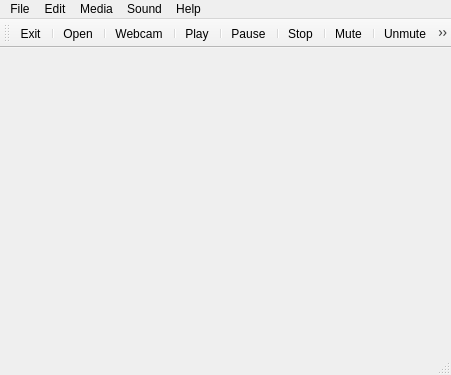
<?xml version="1.0" encoding="UTF-8"?>
<ui version="4.0">
 <class>MainWindow</class>
 <widget class="QMainWindow" name="MainWindow">
  <property name="geometry">
   <rect>
    <x>0</x>
    <y>0</y>
    <width>451</width>
    <height>375</height>
   </rect>
  </property>
  <property name="windowTitle">
   <string>Media Player</string>
  </property>
  <widget class="QWidget" name="centralWidget"/>
  <widget class="QMenuBar" name="menuBar">
   <property name="geometry">
    <rect>
     <x>0</x>
     <y>0</y>
     <width>451</width>
     <height>22</height>
    </rect>
   </property>
   <widget class="QMenu" name="menuFile">
    <property name="title">
     <string>File</string>
    </property>
    <addaction name="actionOpen"/>
    <addaction name="separator"/>
    <addaction name="actionWebcam"/>
    <addaction name="separator"/>
    <addaction name="actionExit"/>
   </widget>
   <widget class="QMenu" name="menuVideo">
    <property name="title">
     <string>Media</string>
    </property>
    <addaction name="actionPlay"/>
    <addaction name="separator"/>
    <addaction name="actionPause"/>
    <addaction name="separator"/>
    <addaction name="actionStop"/>
    <addaction name="separator"/>
    <addaction name="actionRewind"/>
    <addaction name="separator"/>
    <addaction name="actionForward"/>
   </widget>
   <widget class="QMenu" name="menuSound">
    <property name="title">
     <string>Sound</string>
    </property>
    <addaction name="actionMute"/>
    <addaction name="separator"/>
    <addaction name="actionUnmute"/>
   </widget>
   <widget class="QMenu" name="menuEdit">
    <property name="title">
     <string>Edit</string>
    </property>
    <addaction name="actionsettings"/>
   </widget>
   <widget class="QMenu" name="menuHelp">
    <property name="title">
     <string>Help</string>
    </property>
    <addaction name="actionHelp"/>
   </widget>
   <addaction name="menuFile"/>
   <addaction name="menuEdit"/>
   <addaction name="menuVideo"/>
   <addaction name="menuSound"/>
   <addaction name="menuHelp"/>
  </widget>
  <widget class="QToolBar" name="mainToolBar">
   <attribute name="toolBarArea">
    <enum>TopToolBarArea</enum>
   </attribute>
   <attribute name="toolBarBreak">
    <bool>false</bool>
   </attribute>
   <addaction name="actionExit"/>
   <addaction name="separator"/>
   <addaction name="actionOpen"/>
   <addaction name="separator"/>
   <addaction name="actionWebcam"/>
   <addaction name="separator"/>
   <addaction name="actionPlay"/>
   <addaction name="separator"/>
   <addaction name="actionPause"/>
   <addaction name="separator"/>
   <addaction name="actionStop"/>
   <addaction name="separator"/>
   <addaction name="actionMute"/>
   <addaction name="separator"/>
   <addaction name="actionUnmute"/>
   <addaction name="separator"/>
   <addaction name="actionRewind"/>
   <addaction name="separator"/>
   <addaction name="actionForward"/>
   <addaction name="separator"/>
   <addaction name="actionsettings"/>
  </widget>
  <widget class="QStatusBar" name="statusBar"/>
  <action name="actionOpen">
   <property name="checkable">
    <bool>false</bool>
   </property>
   <property name="icon">
    <iconset resource="resource.qrc">
     <normaloff>:/icons/icons/open.png</normaloff>:/icons/icons/open.png</iconset>
   </property>
   <property name="text">
    <string>Open</string>
   </property>
  </action>
  <action name="actionPlay">
   <property name="icon">
    <iconset resource="resource.qrc">
     <normaloff>:/icons/icons/play.png</normaloff>:/icons/icons/play.png</iconset>
   </property>
   <property name="text">
    <string>Play</string>
   </property>
  </action>
  <action name="actionPause">
   <property name="icon">
    <iconset resource="resource.qrc">
     <normaloff>:/icons/icons/pause.png</normaloff>:/icons/icons/pause.png</iconset>
   </property>
   <property name="text">
    <string>Pause</string>
   </property>
  </action>
  <action name="actionStop">
   <property name="icon">
    <iconset resource="resource.qrc">
     <normaloff>:/icons/icons/stop.png</normaloff>:/icons/icons/stop.png</iconset>
   </property>
   <property name="text">
    <string>Stop</string>
   </property>
  </action>
  <action name="actionMute">
   <property name="icon">
    <iconset resource="resource.qrc">
     <normaloff>:/icons/icons/mute.png</normaloff>:/icons/icons/mute.png</iconset>
   </property>
   <property name="text">
    <string>Mute</string>
   </property>
  </action>
  <action name="actionUnmute">
   <property name="icon">
    <iconset resource="resource.qrc">
     <normaloff>:/icons/icons/unmute.png</normaloff>:/icons/icons/unmute.png</iconset>
   </property>
   <property name="text">
    <string>Unmute</string>
   </property>
  </action>
  <action name="actionRewind">
   <property name="icon">
    <iconset resource="resource.qrc">
     <normaloff>:/icons/icons/rewind.png</normaloff>:/icons/icons/rewind.png</iconset>
   </property>
   <property name="text">
    <string>Rewind</string>
   </property>
  </action>
  <action name="actionForward">
   <property name="icon">
    <iconset resource="resource.qrc">
     <normaloff>:/icons/icons/forward.png</normaloff>:/icons/icons/forward.png</iconset>
   </property>
   <property name="text">
    <string>Forward</string>
   </property>
  </action>
  <action name="actionWebcam">
   <property name="icon">
    <iconset resource="resource.qrc">
     <normaloff>:/icons/icons/webcam.png</normaloff>:/icons/icons/webcam.png</iconset>
   </property>
   <property name="text">
    <string>Webcam</string>
   </property>
  </action>
  <action name="actionExit">
   <property name="icon">
    <iconset resource="resource.qrc">
     <normaloff>:/icons/icons/exit.png</normaloff>:/icons/icons/exit.png</iconset>
   </property>
   <property name="text">
    <string>Exit</string>
   </property>
  </action>
  <action name="actionsettings">
   <property name="icon">
    <iconset resource="resource.qrc">
     <normaloff>:/icons/icons/settings.png</normaloff>:/icons/icons/settings.png</iconset>
   </property>
   <property name="text">
    <string>settings</string>
   </property>
  </action>
  <action name="actionHelp">
   <property name="icon">
    <iconset resource="resource.qrc">
     <normaloff>:/icons/icons/help.png</normaloff>:/icons/icons/help.png</iconset>
   </property>
   <property name="text">
    <string>Help</string>
   </property>
  </action>
 </widget>
 <layoutdefault spacing="6" margin="11"/>
 <resources>
  <include location="resource.qrc"/>
 </resources>
 <connections/>
</ui>
